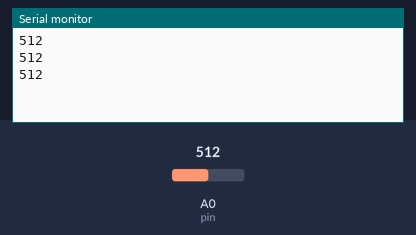
A sketch run on a simulated Arduino Uno, built with avr-gcc and run on an emulated ATmega328P. On the bench: the last lines printed to the serial monitor. Inputs (shaded band) come from the test bench; at power-on: A0 (pin) = 512.

Above: at 1.2 s.
1.3 s: A0 (pin) set to 716
At 1.86 s:
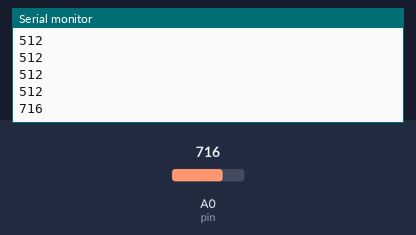
2.8 s: A0 (pin) set to 900
At 3.06 s:
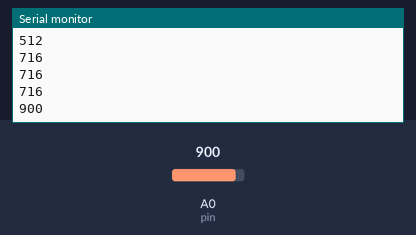
Timing chart, 0 to 5.8 s (numbered marks = the images above; inputs shaded):
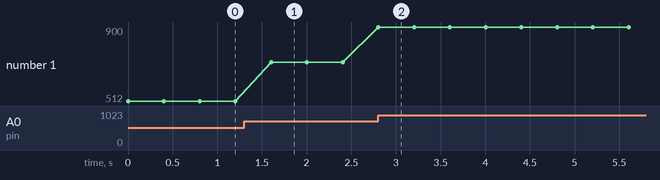

Measured:
- after the input at 1.3 s, the serial monitor: prints a new line after 0.30 s (image 1)
- after the input at 2.8 s, the serial monitor: prints a new line at once (image 2)
- plotted number 1: 512 → 716 after the input at 1.3 s, 716 → 900 after the input at 2.8 s

The sketch:

code2.ino
```cpp
const int pin = A0;

void setup() {
  // put your setup code here, to run once:
  Serial.begin(9600);
}

void loop() {
  // put your main code here, to run repeatedly:
  int val = analogRead(pin);
  Serial.println(val);
  delay (400);

}
```
